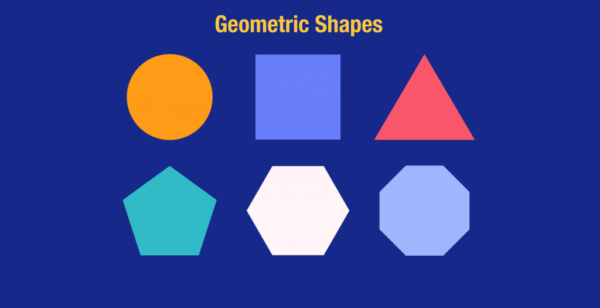
#> input picture lab5/geometric.png, 600 x 308 px
$ python 'Câu1.py'
#> lines starting #> are read from the running program, lines starting #| are printed output that depends on the picture; after the words box and inside, x2 and y2 are one past the last pixel; in counts of white or black regions, pixels touching at a corner belong together
#Gán nhãn ảnh
from PIL import Image
import numpy as np
import imageio.v2 as iio
import scipy.ndimage as nd
from skimage.morphology import label
from skimage.measure import regionprops
import matplotlib.pyplot as plt
import matplotlib.patches as mpatches
from skimage.filters.thresholding import threshold_otsu

data = Image.open('geometric.png').convert('L')
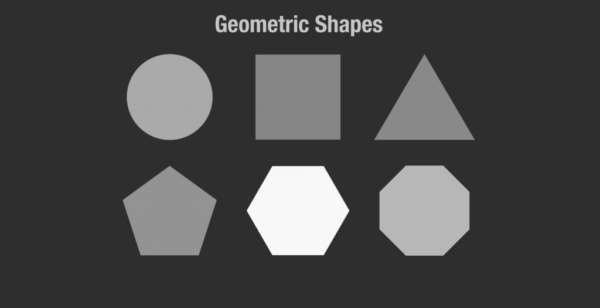
#> data: PIL image 600x308 L; min 45, max 248, mean 72.1
a = np.asarray(data)

thres = threshold_otsu(a)
#> thres = 109
b = a > thres
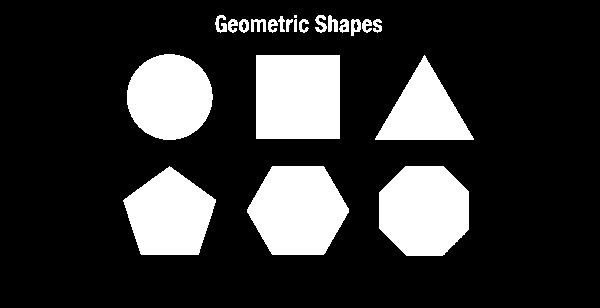
#> b: shape (308, 600) bool; 20.5% white; 22 white regions (1 under 20 px)

c = label(b)
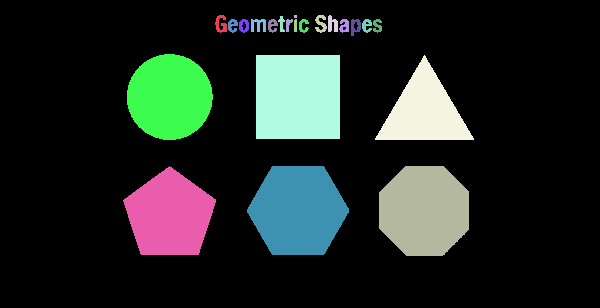
#> c: shape (308, 600) int32; 23 distinct labels, from 0 to 22; one colour per label, 0 black

cl = Image.fromarray(c.astype(np.uint8))
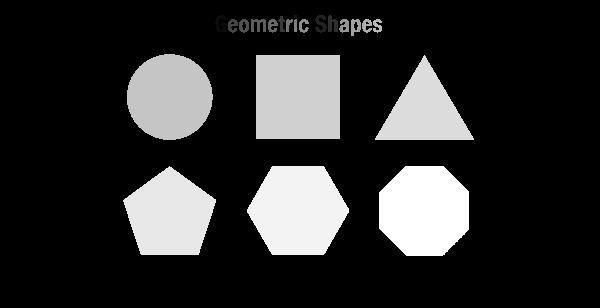
#> cl: PIL image 600x308 L; min 0, max 22, mean 3.9; drawn with min black and max white
cl = cl.convert('L')
iio.imwrite('label_output.jpg', cl)
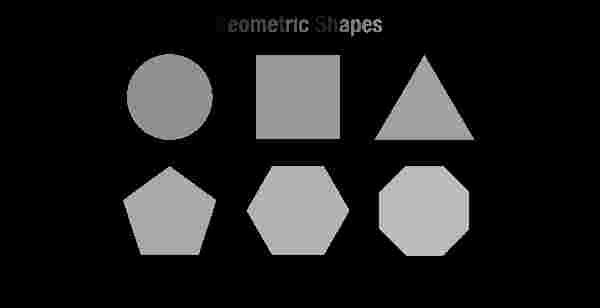
#> saved as label_output.jpg: shape (308, 600); min 0, max 30, mean 4; drawn with min black and max white

properties = ['Area', 'Centroid', 'BoundingBox']
d = regionprops(c)
#> d = 22 regions; largest, box (x1, y1, x2, y2) and area: (256, 55, 340, 139) 7056, (247, 166, 349, 255) 6907, (379, 166, 469, 256) 6701, (127, 54, 213, 140) 5786, (123, 166, 216, 255) 5757

fig, ax = plt.subplots(ncols=1, nrows=1, figsize=(6, 6))
ax.imshow(c, cmap='YlOrRd')

for i in d:
    lr, lc, ur, uc = i['BoundingBox']
    rec_width = uc - lc
    rec_height = ur - lr
    rect = mpatches.Rectangle((lc, lr), rec_width, rec_height, fill=False,
                              edgecolor='black', linewidth=2)
    ax.add_patch(rect)
#> this loop made 22 passes
#> (lr, lc, ur, uc, rec_width, rec_height) on passes 1 to 12: (15, 215, 33, 227, 12, 18), (15, 294, 18, 297, 3, 3), (15, 315, 33, 327, 12, 18), (15, 328, 32, 338, 10, 17), (16, 278, 32, 285, 7, 16), (19, 228, 33, 238, 10, 14), (19, 239, 33, 249, 10, 14), (19, 251, 32, 266, 15, 13), (19, 268, 33, 278, 10, 14), (19, 286, 32, 293, 7, 13), (19, 294, 32, 297, 3, 13), (19, 299, 33, 309, 10, 14)

plt.show()
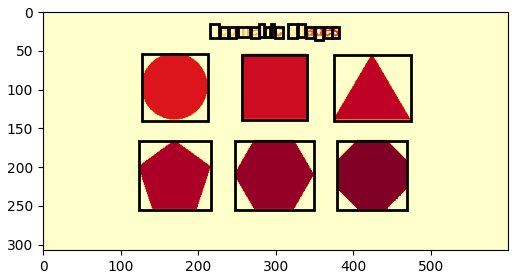
#> figure drawn by matplotlib, 1 panel
